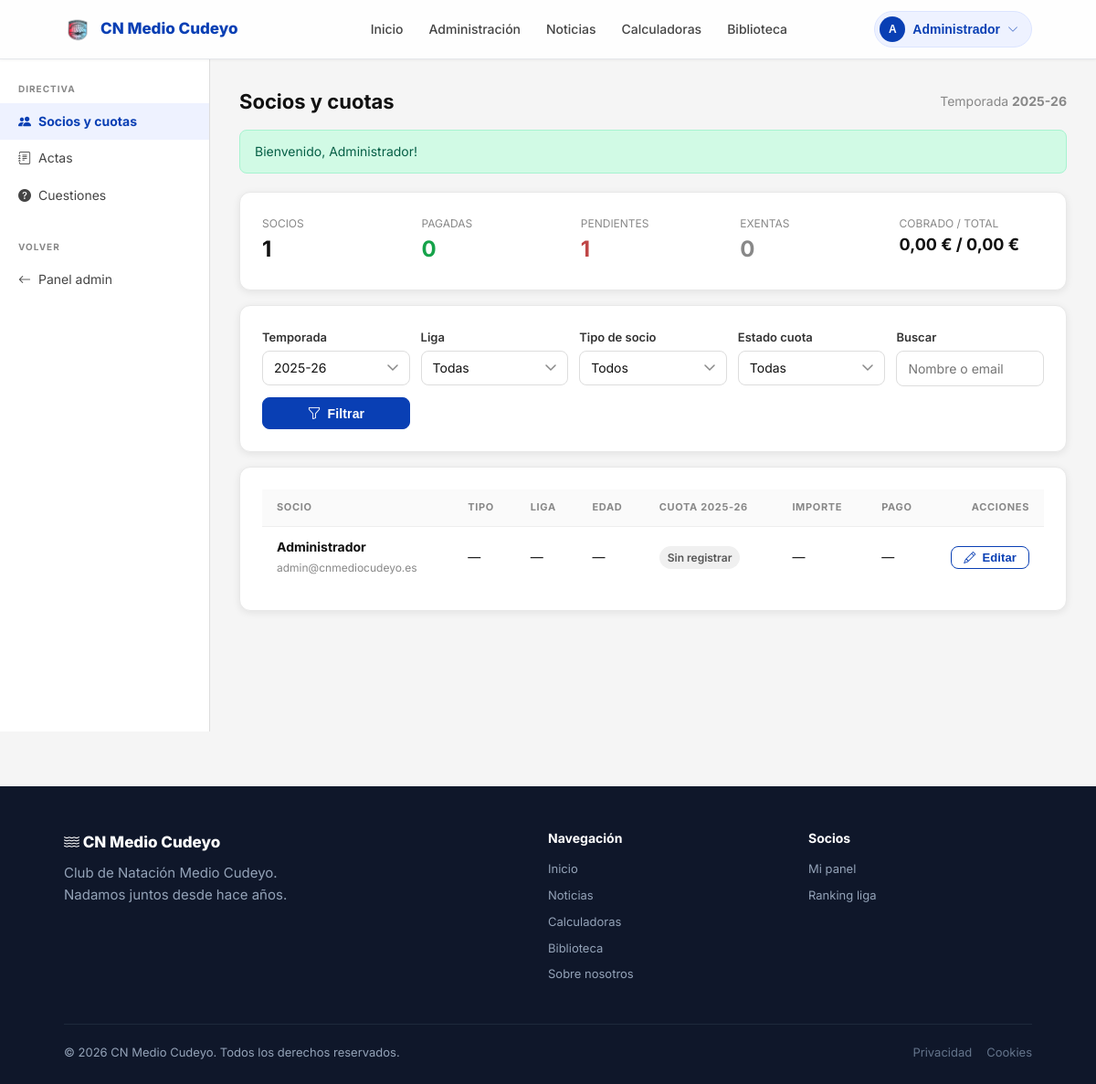
/directiva/socios.php (signed in), run on the app's committed database.
### tables this page shows
CREATE TABLE IF NOT EXISTS users (
    id         INT AUTO_INCREMENT PRIMARY KEY,
    nombre     VARCHAR(100)  NOT NULL,
    email      VARCHAR(150)  NOT NULL UNIQUE,
    password   VARCHAR(255)  NOT NULL,
    rol        ENUM('socio','admin') NOT NULL DEFAULT 'socio',
    tipo_socio ENUM('numerario','deportivo') DEFAULT NULL,
    estado     ENUM('pendiente','activo','rechazado') NOT NULL DEFAULT 'pendiente',
    liga       ENUM('benjamin','alevin','infantil','junior','absoluto','master') DEFAULT NULL,
    sexo       ENUM('M','F') NOT NULL,
    fecha_nacimiento DATE DEFAULT NULL,
    tutor_user_id INT DEFAULT NULL,
    rfen_id    VARCHAR(100) DEFAULT NULL,
    rfen_nombre VARCHAR(200) DEFAULT NULL,
    nadador_activo TINYINT(1) NOT NULL DEFAULT 1,
    avatar_url VARCHAR(500)  DEFAULT NULL,
    must_change_pwd TINYINT(1) NOT NULL DEFAULT 0,
    tutor_email VARCHAR(150) DEFAULT NULL,
    created_at TIMESTAMP DEFAULT CURRENT_TIMESTAMP,
    updated_at TIMESTAMP DEFAULT CURRENT_TIMESTAMP ON UPDATE CURRENT_TIMESTAMP,
    CONSTRAINT fk_users_tutor FOREIGN KEY (tutor_user_id) REFERENCES users(id) ON DELETE SET NULL
);

CREATE TABLE IF NOT EXISTS config (
    clave      VARCHAR(100) PRIMARY KEY,
    valor      LONGTEXT     NOT NULL,
    updated_at TIMESTAMP DEFAULT CURRENT_TIMESTAMP ON UPDATE CURRENT_TIMESTAMP
);

### public/directiva/socios.php (the view, shortened to what this page needs)
<?php
require_once dirname(__DIR__, 2) . '/config/db.php';
require_once dirname(__DIR__, 2) . '/includes/auth.php';
require_once dirname(__DIR__, 2) . '/includes/layout.php';
$puedeEditarCuotas = is_admin() || user_tiene_cargo('tesorero');
$temporadaActiva = $pdo->query("SELECT valor FROM config WHERE clave='temporada_activa' LIMIT 1")->fetchColumn() ?: '2025-26';
$temporada       = $_GET['temporada'] ?? $temporadaActiva;
$LIGAS = ['benjamin'=>'Benjamín','alevin'=>'Alevín','infantil'=>'Infantil','junior'=>'Junior','absoluto'=>'Absoluto','master'=>'Master'];
$fQ          = trim($_GET['q'] ?? '');
$where  = ["u.estado='activo'"];
$params = [];
$sqlW = $where ? ('WHERE ' . implode(' AND ', $where)) : '';
$sql = "
    SELECT u.id, u.nombre, u.email, u.tipo_socio, u.liga, u.sexo, u.fecha_nacimiento,
           c.id AS cuota_id, c.importe, c.estado AS cuota_estado, c.fecha_pago, c.metodo, c.notas AS cuota_notas
    FROM users u
    LEFT JOIN cuotas c ON c.user_id = u.id AND c.temporada = ?
    $sqlW
    ORDER BY u.nombre
";
$qparams = array_merge([$temporada], $params);
$stmt = $pdo->prepare($sql);
$stmt->execute($qparams);
$rows = $stmt->fetchAll();
$total = count($rows);
$totalPagada    = 0;
$totalPendiente = 0;
$totalExenta    = 0;
$importeTotal   = 0.0;
$importeCobrado = 0.0;
foreach ($rows as $r) {
    $e = $r['cuota_estado'] ?? null;
    if ($e === 'pagada')     { $totalPagada++; $importeCobrado += (float)$r['importe']; }
    elseif ($e === 'exenta') { $totalExenta++; }
    else                     { $totalPendiente++; }
    $importeTotal += (float)($r['importe'] ?? 0);
}
$temporadasDisp = $pdo->query("SELECT DISTINCT temporada FROM cuotas ORDER BY temporada DESC")->fetchAll(PDO::FETCH_COLUMN);
if (!in_array($temporadaActiva, $temporadasDisp, true)) array_unshift($temporadasDisp, $temporadaActiva);
function edad_de($fecha): ?int
{
    if (!$fecha) return null;
}
render_header('Socios y cuotas', 'directiva-socios');
render_directiva_layout('socios', function() use (
    $rows, $LIGAS, $temporada, $temporadasDisp, $puedeEditarCuotas,
    $fLiga, $fTipo, $fEstadoCuota, $fQ,
    $total, $totalPagada, $totalPendiente, $totalExenta, $importeTotal, $importeCobrado
) {
?>
<div class="d-flex justify-between align-center mb-4" style="gap:12px;flex-wrap:wrap;">
  <h1 style="margin:0;">Socios y cuotas</h1>
  <span style="color:var(--gray);font-size:14px;">Temporada <strong><?= e($temporada) ?></strong></span>
</div>
<div class="card mb-4">
  <div class="card-body">
    <div style="display:grid;grid-template-columns:repeat(auto-fit,minmax(140px,1fr));gap:16px;">
      <div>
        <div style="color:var(--gray);font-size:12px;text-transform:uppercase;">Socios</div>
        <div style="font-size:24px;font-weight:700;"><?= $total ?></div>
      </div>
      <div>
        <div style="color:var(--gray);font-size:12px;text-transform:uppercase;">Pagadas</div>
        <div style="font-size:24px;font-weight:700;color:#16a34a;"><?= $totalPagada ?></div>
      </div>
      <div>
        <div style="color:var(--gray);font-size:12px;text-transform:uppercase;">Pendientes</div>
        <div style="font-size:24px;font-weight:700;color:#BF4646;"><?= $totalPendiente ?></div>
      </div>
      <div>
        <div style="color:var(--gray);font-size:12px;text-transform:uppercase;">Exentas</div>
        <div style="font-size:24px;font-weight:700;color:#888;"><?= $totalExenta ?></div>
      </div>
      <div>
        <div style="color:var(--gray);font-size:12px;text-transform:uppercase;">Cobrado / Total</div>
        <div style="font-size:18px;font-weight:700;">
          <?= number_format($importeCobrado, 2, ',', '.') ?> € / <?= number_format($importeTotal, 2, ',', '.') ?> €
        </div>
      </div>
    </div>
  </div>
</div>
<form method="GET" class="card mb-4">
  <div class="card-body">
    <div style="display:grid;grid-template-columns:repeat(auto-fit,minmax(160px,1fr));gap:12px;">
      <div>
        <label class="form-label">Temporada</label>
        <select name="temporada" class="form-control">
          <?php foreach ($temporadasDisp as $t): ?>
            <option value="<?= e($t) ?>" <?= $temporada === $t ? 'selected' : '' ?>><?= e($t) ?></option>
          <?php endforeach; ?>
        </select>
      </div>
      <div>
        <label class="form-label">Liga</label>
        <select name="liga" class="form-control">
          <option value="todos">Todas</option>
        </select>
      </div>
      <div>
        <label class="form-label">Tipo de socio</label>
        <select name="tipo_socio" class="form-control">
          <option value="todos">Todos</option>
        </select>
      </div>
      <div>
        <label class="form-label">Estado cuota</label>
        <select name="estado_cuota" class="form-control">
          <option value="todos">Todas</option>
        </select>
      </div>
      <div>
        <label class="form-label">Buscar</label>
        <input type="text" name="q" value="<?= e($fQ) ?>" class="form-control" placeholder="Nombre o email">
      </div>
      <div style="display:flex;align-items:flex-end;">
        <button type="submit" class="btn btn-primary w-100"><i class="bi bi-funnel"></i> Filtrar</button>
      </div>
    </div>
  </div>
</form>
<div class="card">
  <div class="card-body" style="padding:0;overflow-x:auto;">
    <table class="table" style="margin:0;">
      <thead>
        <tr>
          <th>Socio</th>
          <th>Tipo</th>
          <th>Liga</th>
          <th>Edad</th>
          <th>Cuota <?= e($temporada) ?></th>
          <th>Importe</th>
          <th>Pago</th>
          <?php if ($puedeEditarCuotas): ?><th style="width:120px;text-align:right;">Acciones</th><?php endif; ?>
        </tr>
      </thead>
      <tbody>
        <?php if (!$rows): ?>
          <tr><td colspan="<?= $puedeEditarCuotas ? 8 : 7 ?>" style="text-align:center;color:var(--gray);padding:24px;">Sin resultados.</td></tr>
        <?php else: ?>
          <?php foreach ($rows as $r): ?>
            <?php
              $estado = $r['cuota_estado'] ?? null;
              $badgeClass = match($estado) {
                  'pagada'    => 'badge-green',
                  'pendiente' => 'badge-red',
                  'exenta'    => 'badge-gray',
                  default     => 'badge-gray',
              };
              $estadoLabel = $estado ? ucfirst($estado) : 'Sin registrar';
              $edad = edad_de($r['fecha_nacimiento']);
              $cuotaJson = json_encode([
                  'user_id'    => (int)$r['id'],
                  'nombre'     => $r['nombre'],
                  'cuota_id'   => $r['cuota_id'] ? (int)$r['cuota_id'] : null,
                  'importe'    => $r['importe'] !== null ? (float)$r['importe'] : 0,
                  'estado'     => $r['cuota_estado'] ?? 'pendiente',
                  'fecha_pago' => $r['fecha_pago'],
                  'metodo'     => $r['metodo'],
                  'notas'      => $r['cuota_notas'],
              ], JSON_HEX_APOS | JSON_HEX_QUOT | JSON_UNESCAPED_UNICODE);
            ?>
            <tr>
              <td>
                <strong><?= e($r['nombre']) ?></strong><br>
                <span style="color:var(--gray);font-size:12px;"><?= e($r['email']) ?></span>
              </td>
              <td><?= e($r['tipo_socio'] ? ucfirst($r['tipo_socio']) : '—') ?></td>
              <td><?= e($r['liga'] ? ($LIGAS[$r['liga']] ?? $r['liga']) : '—') ?></td>
              <td><?= $edad !== null ? $edad : '—' ?></td>
              <td><span class="badge <?= $badgeClass ?>"><?= e($estadoLabel) ?></span></td>
              <td><?= $r['importe'] !== null ? number_format((float)$r['importe'], 2, ',', '.') . ' €' : '—' ?></td>
              <td><?= e($r['fecha_pago'] ?? '—') ?></td>
              <?php if ($puedeEditarCuotas): ?>
                <td style="text-align:right;">
                  <button type="button" class="btn btn-sm btn-secondary"
                          data-cuota='<?= e($cuotaJson) ?>'
                          onclick="abrirEditarCuota(JSON.parse(this.dataset.cuota))">
                    <i class="bi bi-pencil"></i> Editar
                  </button>
                </td>
              <?php endif; ?>
            </tr>
          <?php endforeach; ?>
        <?php endif; ?>
      </tbody>
    </table>
  </div>
</div>
<?php
});
render_footer();

### includes/layout.php (shortened to what this page needs)
<?php
function render_header(string $title, string $activePage = '', string $extraHead = '', string $description = ''): void
{
  $user = current_user();
  $isAdmin = $user && $user['rol'] === 'admin';
?>
  <!DOCTYPE html>
  <html lang="es">
  <head>
    <link rel="stylesheet" href="https://cdn.jsdelivr.net/npm/bootstrap-icons@1.11.3/font/bootstrap-icons.min.css">
    <link rel="stylesheet" href="https://cdn.jsdelivr.net/npm/tom-select@2/dist/css/tom-select.min.css">
    <link rel="stylesheet" href="/assets/css/main.css?v=<?= filemtime($_SERVER['DOCUMENT_ROOT'] . '/assets/css/main.css') ?>">
  </head>
  <body>
    <nav class="navbar">
      <div class="container">
        <div class="navbar-inner">
          <a href="/" class="navbar-brand">
            <img class="brand-icon" src="/assets/images/icon.png" />
            CN Medio Cudeyo
          </a>
          <div class="navbar-links">
            <a href="/" <?= $activePage === 'inicio' ? 'class="active"' : '' ?>>Inicio</a>
            <?php if ($user): ?>
              <?php if ($isAdmin): ?>
                <a href="/admin/usuarios" <?= str_starts_with($activePage, 'admin') ? 'class="active"' : '' ?>>Administración</a>
              <?php else: ?>
                <a href="/socio/panel" <?= str_starts_with($activePage, 'socio') ? 'class="active"' : '' ?>>Mi panel</a>
              <?php endif; ?>
            <?php endif; ?>
            <a href="/noticias/" <?= $activePage === 'noticias' ? 'class="active"' : '' ?>>Noticias</a>
            <?php if ($user && is_nadador_activo()): ?>
              <a href="/calculadoras" <?= $activePage === 'calculadoras' ? 'class="active"' : '' ?>>Calculadoras</a>
              <a href="/biblioteca" <?= $activePage === 'biblioteca'   ? 'class="active"' : '' ?>>Biblioteca</a>
            <?php elseif (!$user): ?>
              <a href="/sobre-nosotros" <?= $activePage === 'sobre' ? 'class="active"' : '' ?>>Sobre nosotros</a>
            <?php endif; ?>
          </div>
          <div class="navbar-auth">
            <?php if ($user): ?>
              <div class="navbar-user-dropdown">
                <button class="navbar-user" onclick="document.querySelector('.navbar-user-dropdown').classList.toggle('open')" type="button">
                  <?php if (!empty($user['avatar_url'])): ?>
                    <img src="<?= e($user['avatar_url']) ?>" alt="" class="navbar-user-avatar" style="width:32px;height:32px;border-radius:50%;object-fit:cover;">
                  <?php else: ?>
                    <div class="navbar-user-avatar"><?= strtoupper(mb_substr($user['nombre'], 0, 1)) ?></div>
                  <?php endif; ?>
                  <span><?= e($user['nombre']) ?></span>
                  <i class="bi bi-chevron-down" style="font-size:12px;opacity:0.7;"></i>
                </button>
              </div>
            <?php else: ?>
              <a href="/login" class="btn btn-secondary btn-sm">Acceso</a>
              <a href="/register" class="btn btn-primary btn-sm">Registro</a>
            <?php endif; ?>
          </div>
        </div>
      </div>
    </nav>
    <main class="site-main">
    <?php
  }
  function render_footer(): void
  {
    $user = current_user();
    ?>
    </main>
    <footer class="footer">
      <div class="container">
        <div class="footer-inner">
          <div>
            <div class="footer-brand-name"><i class="bi bi-water"></i> CN Medio Cudeyo</div>
            <p>Club de Natación Medio Cudeyo.<br>Nadamos juntos desde hace años.</p>
          </div>
          <div class="footer-col">
            <h4>Navegación</h4>
            <a href="/">Inicio</a>
            <a href="/noticias/">Noticias</a>
            <a href="/calculadoras">Calculadoras</a>
            <?php if ($user): ?>
              <a href="/biblioteca">Biblioteca</a>
            <?php endif; ?>
            <a href="/sobre-nosotros">Sobre nosotros</a>
          </div>
          <div class="footer-col">
            <h4>Socios</h4>
            <?php if (!$user): ?>
              <a href="/login">Acceso socios</a>
              <a href="/register">Registro</a>
            <?php else: ?>
              <a href="/socio/panel">Mi panel</a>
              <a href="/socio/ranking">Ranking liga</a>
            <?php endif; ?>
          </div>
        </div>
        <div class="footer-bottom">
          <span>&copy; <?= date('Y') ?> CN Medio Cudeyo. Todos los derechos reservados.</span>
          <div class="footer-links">
            <a href="/privacidad">Privacidad</a>
            <a href="/cookies">Cookies</a>
          </div>
        </div>
      </div>
    </footer>
  </body>
  </html>
<?php
  }
  function render_directiva_layout(string $activePage, callable $content): void
  {
?>
  <div class="admin-layout">
    <aside class="admin-sidebar">
      <div class="admin-sidebar-section">
        <div class="admin-sidebar-title">Directiva</div>
        <a href="/directiva/socios" class="<?= $activePage === 'socios' ? 'active' : '' ?>">
          <i class="bi bi-people-fill"></i> Socios y cuotas
        </a>
        <a href="/directiva/actas" class="<?= $activePage === 'actas' ? 'active' : '' ?>">
          <i class="bi bi-journal-text"></i> Actas
        </a>
        <a href="/directiva/cuestiones" class="<?= $activePage === 'cuestiones' ? 'active' : '' ?>">
          <i class="bi bi-question-circle-fill"></i> Cuestiones
        </a>
      </div>
      <?php if (is_admin()): ?>
        <div class="admin-sidebar-section">
          <div class="admin-sidebar-title">Volver</div>
          <a href="/admin/usuarios"><i class="bi bi-arrow-left"></i> Panel admin</a>
        </div>
      <?php endif; ?>
    </aside>
    <main class="admin-main">
      <?php $content(); ?>
    </main>
  </div>
<?php
  }
?>

### data on the page
users: nombre "A", nombre "Administrador", email "admin@cnmediocudeyo.es", tipo_socio "—", liga "—", estadoLabel "Sin registrar", fecha_pago "—"
config: valor "2025-26"

### other printed values
$msg "Bienvenido, Administrador!"
$total "1"
$totalPagada "0"
$totalPendiente "1"
$totalExenta "0"
$importeCobrado "0,00"
$importeTotal "0,00"
form field temporada "2025-26"
